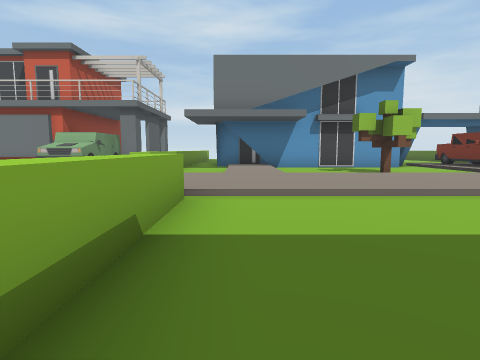
View 1 (above)

22 first-person views from a walk through a Unity game level. The camera is 1.3 m above the floor, tilts 6° down and sees 80° across. The floor is counted in squares, 2 m on a side. Each view is taken from the middle of a square. On the plan, view 1 faces up. The plan holds only what a view shows up to about 9 squares ahead; the rest is blank. The place goes on beyond the plan. The player is left out. Some surface patterns are stand-ins.

View 2
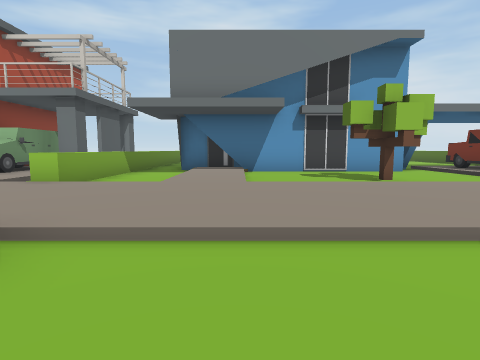

View 3
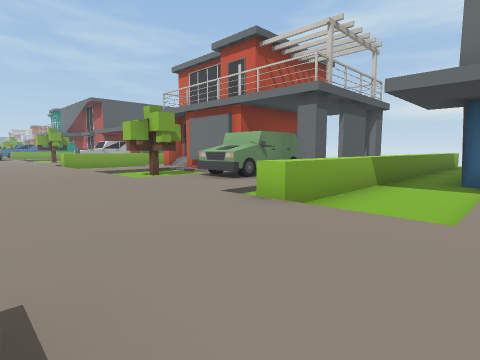

View 4
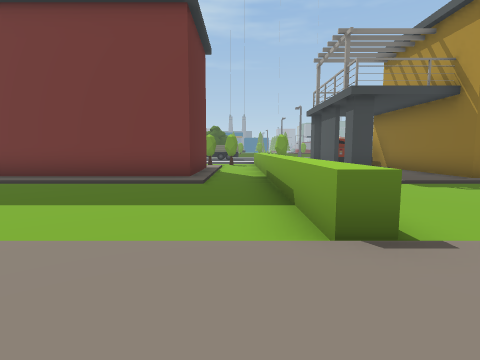

View 5
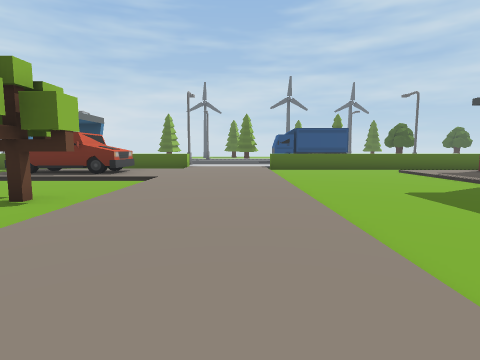

View 6
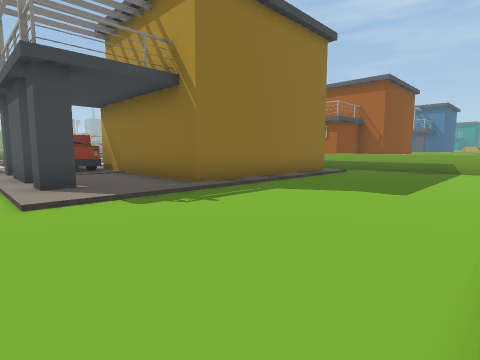

View 7
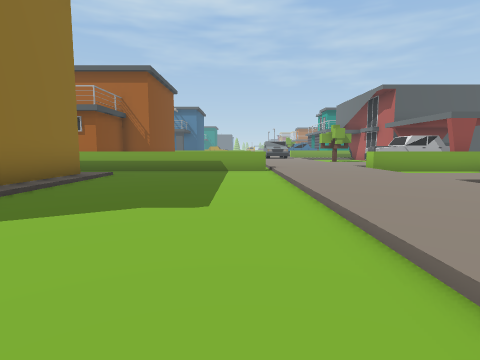

View 8
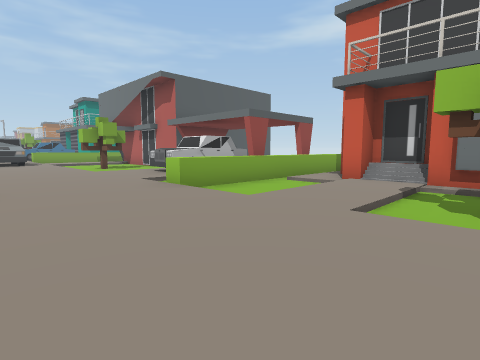

View 9
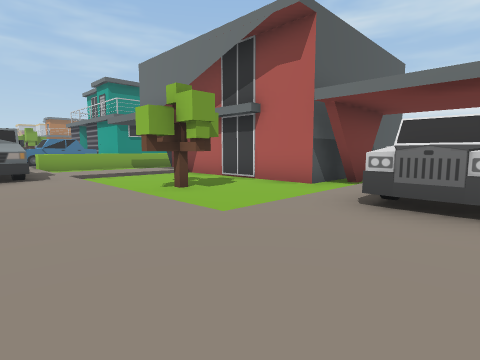

View 10
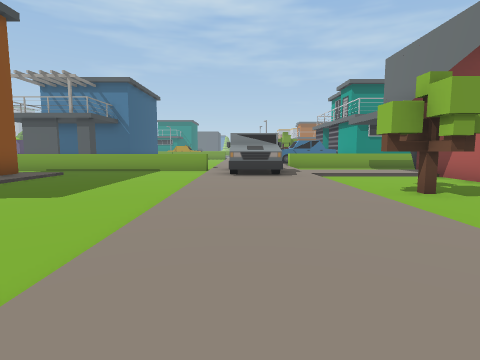

View 11
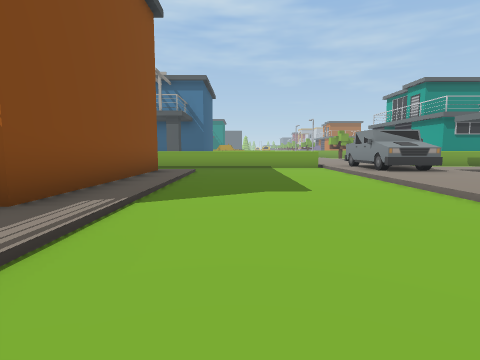

View 12
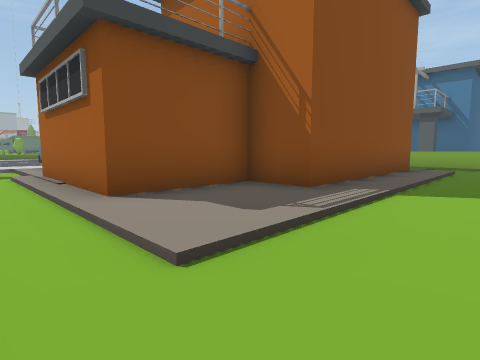

View 13
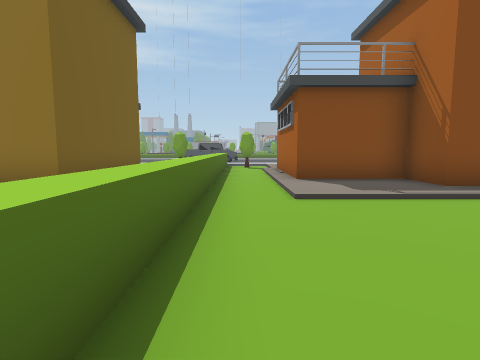

View 14
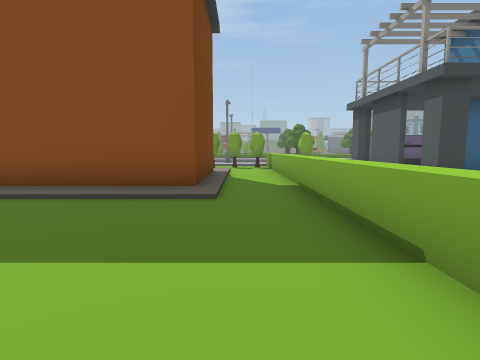

View 15
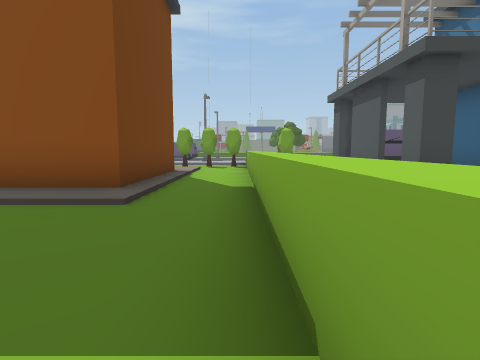

View 16
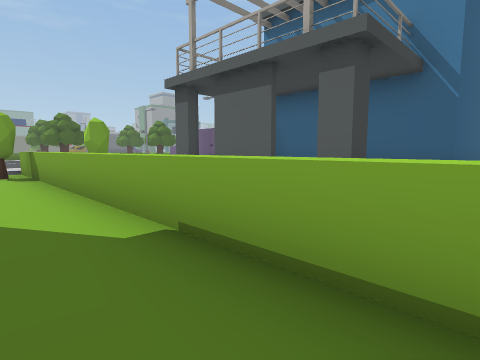

View 17
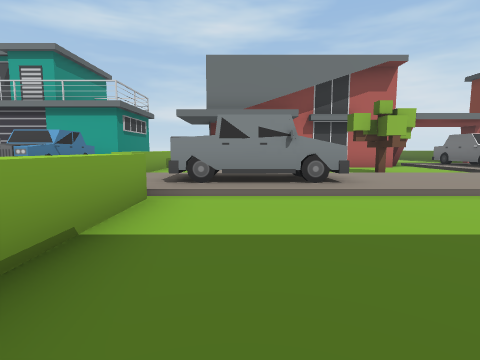

View 18
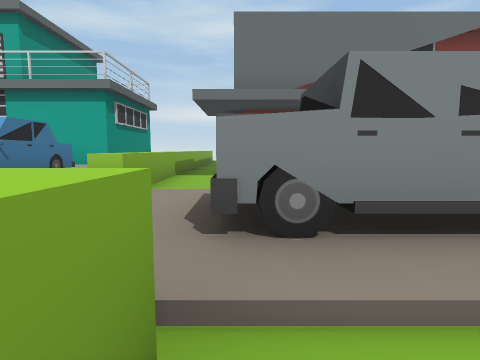

View 19
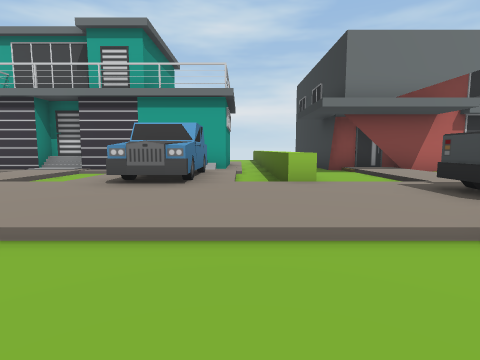

View 20
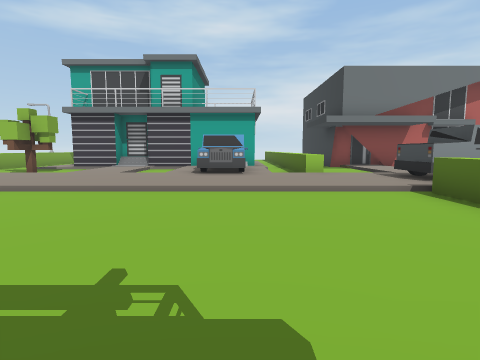

View 21
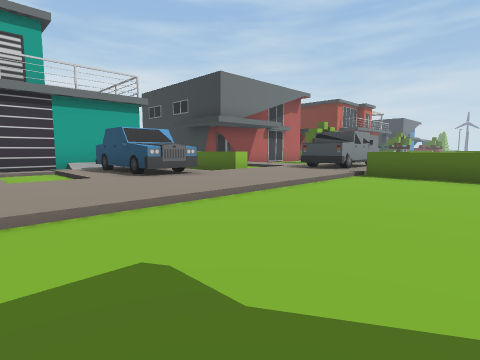

View 22
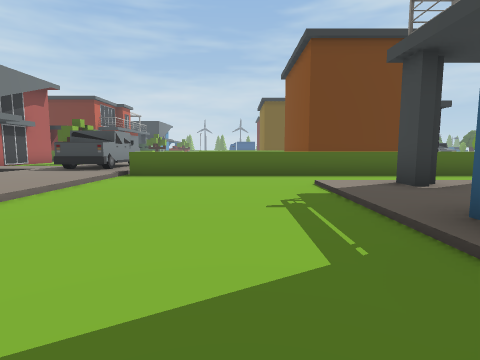

### Floor plan
Key: @ floor where view 1 was taken; # wall or solid block; x gap in a wall; . main floor; : floor 0.25 m higher than the main floor; / step, stairs or slope; ^ raised ledge; O other object.
Columns run from 33 left of view 1 to 9 right of it. Each row starts with its distance up from view 1.
 13                              # ^
 12     #/^.       #    ^:#      x ^
 11 #####/^. #######    ^:#### OO# ^########/OO
 10 ://///^..:/.....:OO ^//:/#  O:.^.:/...../O
  9 :./OO/^..:/..O..:OO ^./:.O OO:.^.:/..O../OO
  8 :./OO/^..:/..O..:::.^./:.O :::.^.:/..OO./::
  7 ://OO/^//://////:::/^//:///:::///:///////::
  6 ::::::::OOOO:::::::::::::::::::::::::::::::
  5 ::::::::OOOO:::::::::::::::::::::::::::::::
  4 ////////////////// ////////////////////////
  3 .......^............^...........^..........
  2 .......^............^...........^..........
  1 .......^............^...........^..........
  0  ......^............^...........^@.........
 -1 ###:::.^..::::::::/.^ ######:::.^./::::::::
 -2   #::#.^..######::/.^ #    #::#.^./##### ::
 -3   # :x.^..#    ###/.^ #    #::x ^./#
 -4   #  #.^..#      #/.^ #    #::#
 -5   #OO# ^..#      #/.^      #: :
 -6     O# ^..:      #/         O #
 -7     O  ^.         /
 -8     O   O         /
 -9        ^.        O/

Where each view was taken, in squares from view 1:
view 1: 0 up, 0 right, facing up
view 2: 2 up, 1 right, facing up
view 3: 4 up, 0 right, facing up-left
view 4: 6 up, 0 right, facing down
view 5: 5 up, 0 right, facing right
view 6: 4 up, 2 left, facing down-left
view 7: 3 up, 4 left, facing left
view 8: 4 up, 8 left, facing up-left
view 9: 5 up, 15 left, facing up-left
view 10: 5 up, 15 left, facing left
view 11: 1 up, 15 left, facing left
view 12: 1 up, 14 left, facing down-left
view 13: 4 up, 14 left, facing down
view 14: 4 up, 24 left, facing down
view 15: 3 up, 25 left, facing down
view 16: 0 up, 24 left, facing down-left
view 17: 0 up, 24 left, facing up
view 18: 3 up, 25 left, facing up
view 19: 2 up, 28 left, facing up
view 20: 1 down, 29 left, facing up
view 21: 1 up, 33 left, facing up-right
view 22: 1 up, 33 left, facing right
